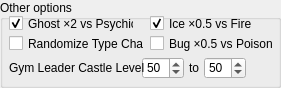
     <widget class="QGroupBox" name="groupBox_Randomizer_Misc">
      <property name="geometry">
       <rect>
        <x>415</x>
        <y>1</y>
        <width>281</width>
        <height>88</height>
       </rect>
      </property>
      <property name="title">
       <string>Other options</string>
      </property>
      <widget class="QCheckBox" name="checkBox_Ghost_vs_Psychic">
       <property name="geometry">
        <rect>
         <x>9</x>
         <y>15</y>
         <width>125</width>
         <height>17</height>
        </rect>
       </property>
       <property name="text">
        <string>Ghost ×2 vs Psychic</string>
       </property>
       <property name="checked">
        <bool>true</bool>
       </property>
      </widget>
      <widget class="QCheckBox" name="checkBox_Ice_vs_Fire">
       <property name="geometry">
        <rect>
         <x>150</x>
         <y>15</y>
         <width>108</width>
         <height>17</height>
        </rect>
       </property>
       <property name="text">
        <string>Ice ×0.5 vs Fire</string>
       </property>
       <property name="checked">
        <bool>true</bool>
       </property>
      </widget>
      <widget class="QLabel" name="label_Randomizer_GLCLevelRange_2">
       <property name="geometry">
        <rect>
         <x>189</x>
         <y>60</y>
         <width>16</width>
         <height>16</height>
        </rect>
       </property>
       <property name="text">
        <string>to</string>
       </property>
      </widget>
      <widget class="QSpinBox" name="spinBox_Randomizer_GLCLevelRange_1">
       <property name="geometry">
        <rect>
         <x>142</x>
         <y>57</y>
         <width>42</width>
         <height>22</height>
        </rect>
       </property>
       <property name="minimum">
        <number>10</number>
       </property>
       <property name="maximum">
        <number>100</number>
       </property>
       <property name="value">
        <number>50</number>
       </property>
      </widget>
      <widget class="QLabel" name="label_Randomizer_GLCLevelRange_1">
       <property name="geometry">
        <rect>
         <x>9</x>
         <y>60</y>
         <width>135</width>
         <height>16</height>
        </rect>
       </property>
       <property name="text">
        <string>Gym Leader Castle Levels:</string>
       </property>
      </widget>
      <widget class="QSpinBox" name="spinBox_Randomizer_GLCLevelRange_2">
       <property name="geometry">
        <rect>
         <x>204</x>
         <y>57</y>
         <width>42</width>
         <height>22</height>
        </rect>
       </property>
       <property name="minimum">
        <number>10</number>
       </property>
       <property name="maximum">
        <number>100</number>
       </property>
       <property name="value">
        <number>50</number>
       </property>
      </widget>
      <widget class="QCheckBox" name="checkBox_Randomize_TypeChart">
       <property name="geometry">
        <rect>
         <x>9</x>
         <y>35</y>
         <width>135</width>
         <height>17</height>
        </rect>
       </property>
       <property name="text">
        <string>Randomize Type Chart</string>
       </property>
      </widget>
      <widget class="QCheckBox" name="checkBox_Bug_vs_Poison">
       <property name="geometry">
        <rect>
         <x>150</x>
         <y>35</y>
         <width>125</width>
         <height>17</height>
        </rect>
       </property>
       <property name="text">
        <string>Bug ×0.5 vs Poison</string>
       </property>
      </widget>
     </widget>
